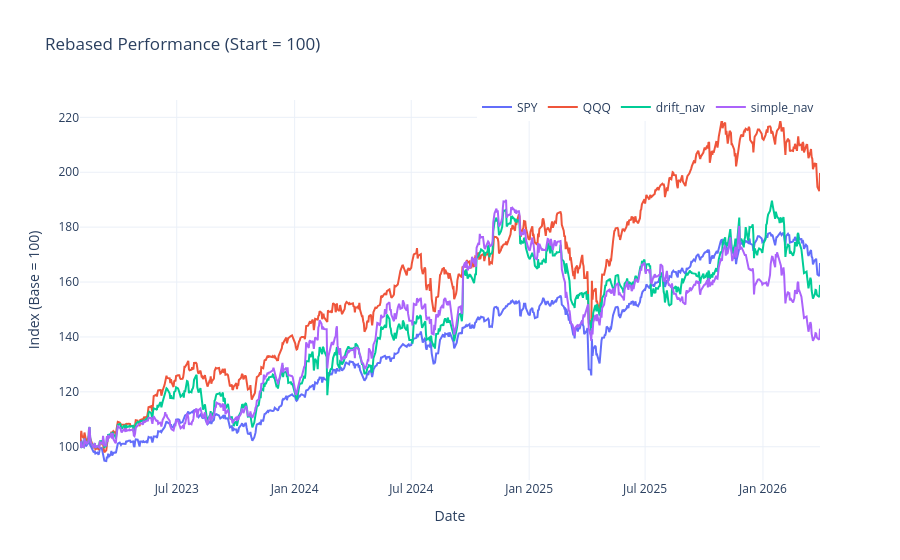

This figure's notebook cell:
### Code cell


### Figure 1 — Plotly figure (JSON) as saved in the notebook; plotly's stock layout.template omitted (floating-point values rounded to 4 significant figures; data arrays with more than 128 entries replaced by an {"elided": "..."} marker saying what was removed)
{"data": [{"hovertemplate": "<b>%{fullData.name}</b><br>Date: %{x|%b %d, %Y}<br>Value: %{y:.2f}<extra></extra>", "mode": "lines", "name": "SPY", "type": "scatter", "x": {"elided": "794 str values"}, "y": {"elided": "794 float values"}}, {"hovertemplate": "<b>%{fullData.name}</b><br>Date: %{x|%b %d, %Y}<br>Value: %{y:.2f}<extra></extra>", "mode": "lines", "name": "QQQ", "type": "scatter", "x": {"elided": "794 str values"}, "y": {"elided": "794 float values"}}, {"hovertemplate": "<b>%{fullData.name}</b><br>Date: %{x|%b %d, %Y}<br>Value: %{y:.2f}<extra></extra>", "mode": "lines", "name": "drift_nav", "type": "scatter", "x": {"elided": "794 str values"}, "y": {"elided": "794 float values"}}, {"hovertemplate": "<b>%{fullData.name}</b><br>Date: %{x|%b %d, %Y}<br>Value: %{y:.2f}<extra></extra>", "mode": "lines", "name": "simple_nav", "type": "scatter", "x": {"elided": "794 str values"}, "y": {"elided": "794 float values"}}], "layout": {"hovermode": "closest", "legend": {"orientation": "h", "x": 1, "xanchor": "right", "y": 1.02}, "title": {"text": "Rebased Performance (Start = 100)"}, "xaxis": {"title": {"text": "Date"}}, "yaxis": {"title": {"text": "Index (Base = 100)"}}}}
